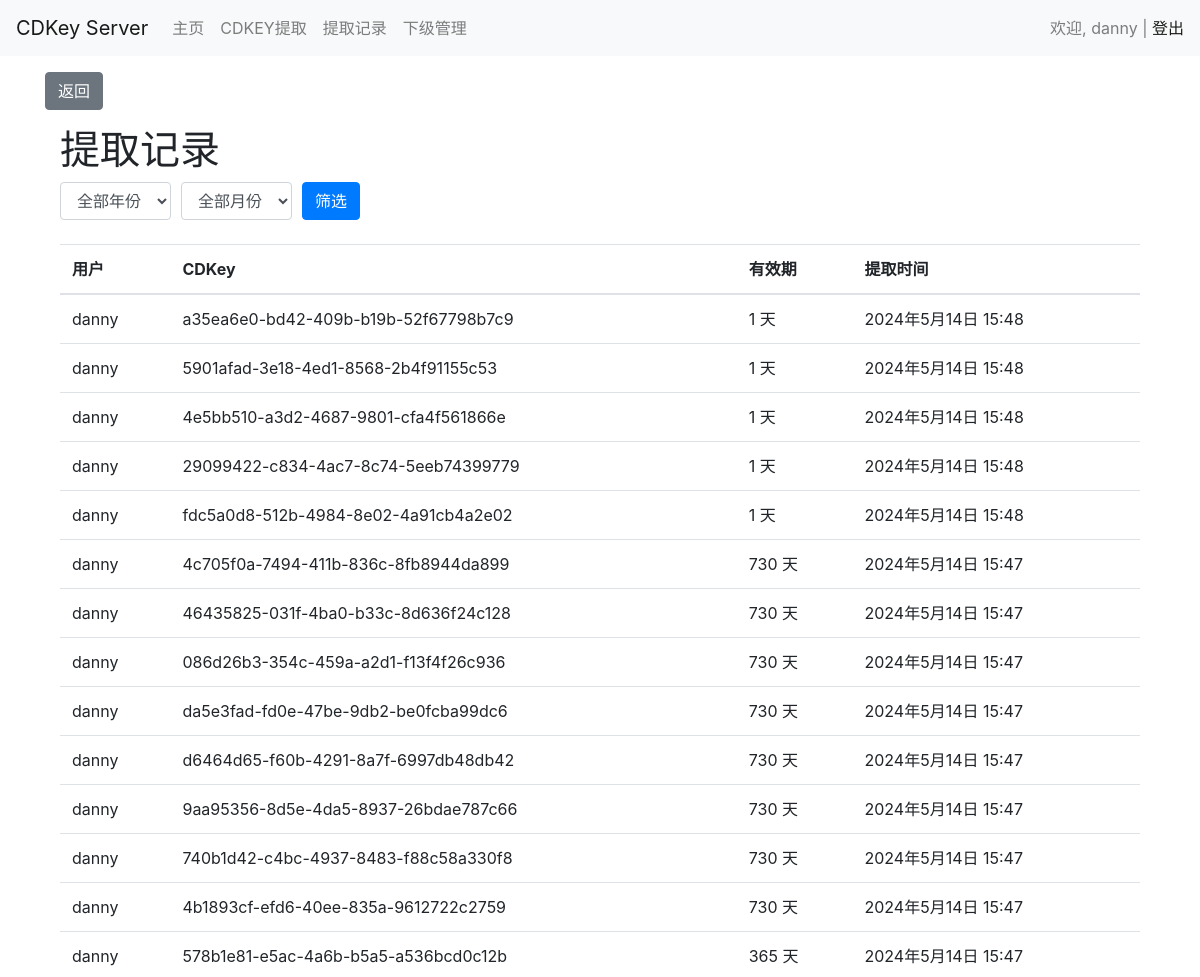
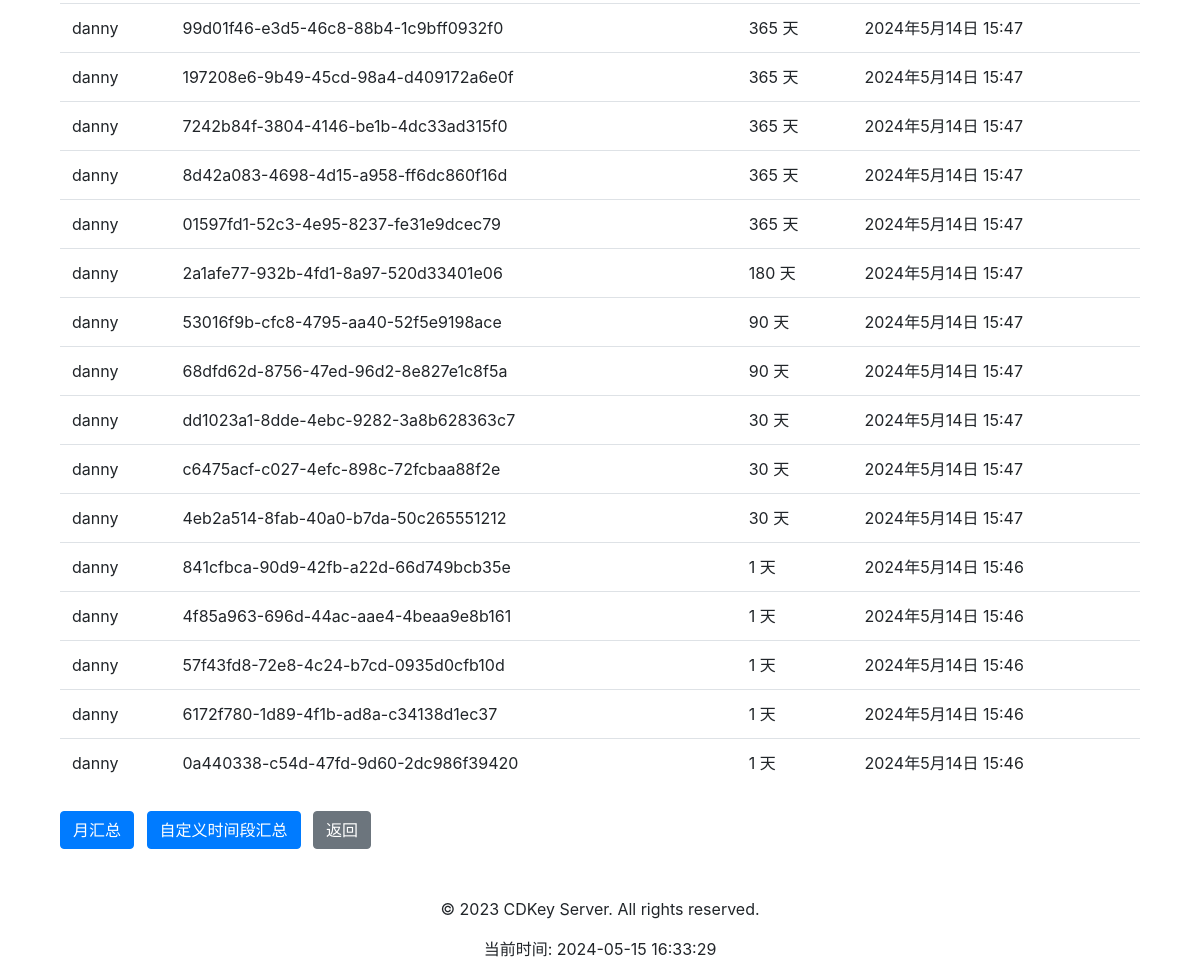
Before: /user/cdkey_record/ (signed in) with the older database file (2 pictures, top to bottom).
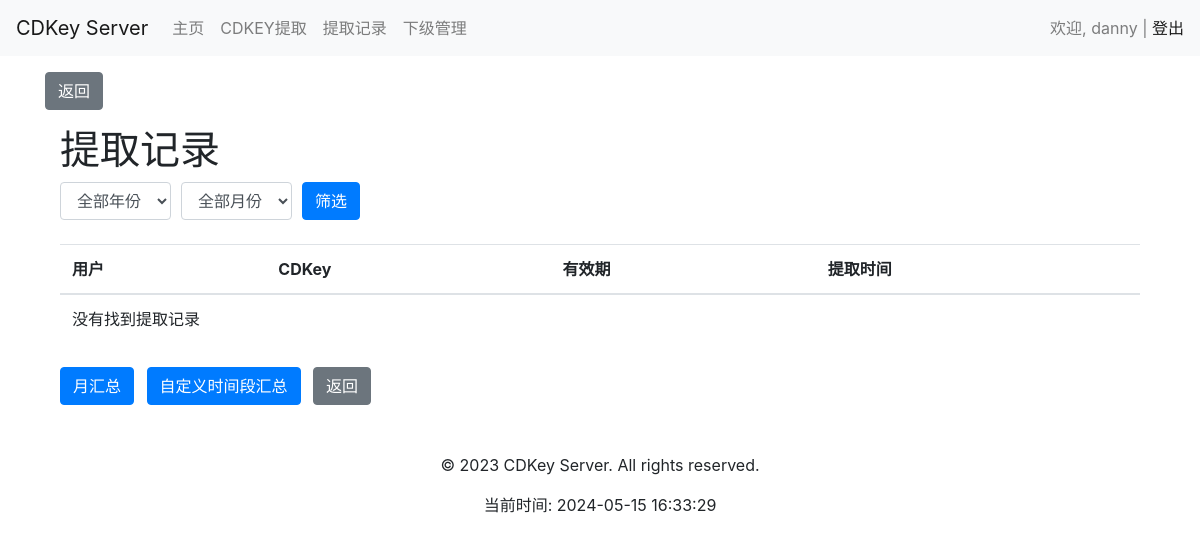
After: the same page with the newer database file.
### user/models.py (models this page shows, shortened)
class User(AbstractUser):
    USER_TYPE_CHOICES = (
        (1, '管理员'),
        (2, '一级代理'),
        (3, '二级代理'),
    )
    ROLE_CHOICES = (
        ('admin', '管理员'),
        ('agent', '代理'),
    )
    superior = models.ForeignKey('self', on_delete=models.SET_NULL, null=True, blank=True, related_name='subordinates', verbose_name='上级')
    role = models.CharField(max_length=50, choices=ROLE_CHOICES, default='agent', verbose_name='角色')
    user_type = models.SmallIntegerField(choices=USER_TYPE_CHOICES, default=3, verbose_name='用户类型')
    is_active = models.BooleanField(default=True,verbose_name='是否激活')
    monthly_quota = models.IntegerField(default=0,verbose_name='月度配额')
    day_quota = models.IntegerField(default=0, verbose_name='日配额')
    quota_updated_at = models.DateField(auto_now_add=True)
    class Meta:
        db_table = 'user'

class CDKey(models.Model):
    VALIDITY_CHOICES = [
        (1, '1 天'),
        (30, '30 天'),
        (90, '90 天'),
        (180, '180 天'),
        (365, '365 天'),
        (730, '730 天'),
    ]
    key = models.CharField(max_length=255, unique=True)
    created_at = models.DateTimeField(auto_now_add=True)
    expires_at = models.DateTimeField()
    created_by = models.ForeignKey('User', on_delete=models.CASCADE, related_name='created_cdkeys')
    used_by = models.ForeignKey('User', on_delete=models.CASCADE, related_name='used_cdkeys', null=True, blank=True)
    used_at = models.DateTimeField(null=True, blank=True)
    validity_days = models.IntegerField(choices=VALIDITY_CHOICES, default=1)
    is_used_field = models.BooleanField(default=False, verbose_name="是否已使用")

### user/views.py (the view)
# urls.py: path('cdkey_record/', views.cdkey_record, name='cdkey_record'),
@login_required
def cdkey_record(request):
    user = request.user
    if request.method == 'POST':
        month = request.POST.get('month')
        year = request.POST.get('year')
        subordinate_id = request.POST.get('subordinate')
        query = Q()
        if subordinate_id:
            subordinate = User.objects.get(id=subordinate_id)
            query &= Q(created_by=subordinate)
        else:
            if user.is_superuser or user.is_staff:
                subordinates = User.objects.filter(superior=user)
                query &= Q(created_by__in=[user] + list(subordinates))
            else:
                query &= Q(created_by=user)
        if month and year:
            query &= Q(created_at__year=year, created_at__month=month)
        elif year:
            query &= Q(created_at__year=year)
        records = CDKey.objects.select_related('created_by').filter(query).order_by('-created_at')
    else:
        if user.is_superuser or user.is_staff:
            subordinates = User.objects.filter(superior=user)
            records = CDKey.objects.select_related('created_by').filter(created_by__in=[user] + list(subordinates)).order_by('-created_at')
        else:
            records = CDKey.objects.select_related('created_by').filter(created_by=user).order_by('-created_at')
    current_year = datetime.now().year
    years = range(current_year, current_year - 10, -1)
    subordinates = []
    if user.is_superuser or user.is_staff:
        subordinates = User.objects.filter(superior=user)
    context = {
        'records': records,
        'current_year': current_year,
        'years': years,
        'subordinates': subordinates,
    }
    return render(request, 'user/cdkey_record.html', context)

### user/templates/user/cdkey_record.html (shortened to what this page needs)
{% extends 'base.html' %}
{% block content %}
    <div class="container">
        <h1>提取记录</h1>
        <form method="POST" class="mb-4">
            <div class="form-row align-items-center">
                <div class="col-auto">
                    <select name="year" class="form-control">
                        <option value="">全部年份</option>
                    </select>
                </div>
                <div class="col-auto">
                    <select name="month" class="form-control">
                        <option value="">全部月份</option>
                    </select>
                </div>
                <div class="col-auto">
                    <button type="submit" class="btn btn-primary">筛选</button>
                </div>
            </div>
        </form>
        <table class="table">
            <thead>
                <tr>
                    <th>用户</th>
                    <th>CDKey</th>
                    <th>有效期</th>
                    <th>提取时间</th>
                </tr>
            </thead>
            <tbody>
                {% for record in records %}
                    <tr>
                        <td>{{ record.created_by.username }}</td>
                        <td>{{ record.key }}</td>
                        <td>{{ record.validity_days }} 天</td>
                        <td>{{ record.created_at }}</td>
                    </tr>
                {% empty %}
                    <tr>
                        <td colspan="4">没有找到提取记录</td>
                    </tr>
                {% endfor %}
            </tbody>
        </table>
        <div class="mt-4">
            <a href="{% url 'user:cdkey_monthly_summary' %}" class="btn btn-primary mr-2">月汇总</a>
            <a href="{% url 'user:cdkey_custom_summary' %}" class="btn btn-primary mr-2">自定义时间段汇总</a>
            <a href="{% url 'user:user_home' %}" class="btn btn-secondary">返回</a>
        </div>
    </div>
{% endblock %}

### user/templates/base.html (shortened to what this page needs)
<!DOCTYPE html>
<html lang="en">
<head>
    <link rel="stylesheet" href="https://stackpath.bootstrapcdn.com/bootstrap/4.5.2/css/bootstrap.min.css">
</head>
<body>
    <header>
        {% block header %}
        <nav class="navbar navbar-expand-lg navbar-light bg-light">
            <a class="navbar-brand" href="{% url 'user:user_home' %}">CDKey Server</a>
            <div class="collapse navbar-collapse" id="navbarNav">
                <ul class="navbar-nav">
                    <li class="nav-item">
                        <a class="nav-link" href="{% url 'user:user_home' %}">主页</a>
                    </li>
                    <li class="nav-item">
                        <a class="nav-link" href="{% url 'user:generate_cdkey' %}">CDKEY提取</a>
                    </li>
                    <li class="nav-item">
                        <a class="nav-link" href="{% url 'user:cdkey_record' %}">提取记录</a>
                    </li>
                    <li class="nav-item">
                        <a class="nav-link" href="{% url 'user:subordinate_list' %}">下级管理</a>
                    </li>
                </ul>
            </div>
            {% if user.is_authenticated %}
            <span class="navbar-text">
                欢迎, {{ user.username }} | <a href="{% url 'user:logout' %}">登出</a>
            </span>
            {% endif %}
        </nav>
        {% endblock %}
    </header>
    {% if request.path != '/user/home/' %}
    <div class="container mt-3">
        <button onclick="goBack()" class="btn btn-secondary">返回</button>
    </div>
    {% endif %}
    <main>
        <div class="container mt-3">
            {% block content %}{% endblock %}
        </div>
    </main>
    <footer class="mt-5">
        {% block footer %}
        <div class="text-center">
            <p>&copy; 2023 CDKey Server. All rights reserved.</p>
            <p>当前时间: {% now "Y-m-d H:i:s" %}</p>
        </div>
        {% endblock %}
    </footer>
</body>
</html>

Changed rows visible on the page:
removed CDKey: created_by.username "danny", key "a35ea6e0-bd42-409b-b19b-52f67798b7c9", validity_days "1", created_at "2024年5月14日 15:48"
removed CDKey: created_by.username "danny", key "5901afad-3e18-4ed1-8568-2b4f91155c53", validity_days "1", created_at "2024年5月14日 15:48"
removed CDKey: created_by.username "danny", key "4e5bb510-a3d2-4687-9801-cfa4f561866e", validity_days "1", created_at "2024年5月14日 15:48"
removed CDKey: created_by.username "danny", key "29099422-c834-4ac7-8c74-5eeb74399779", validity_days "1", created_at "2024年5月14日 15:48"
removed CDKey: created_by.username "danny", key "fdc5a0d8-512b-4984-8e02-4a91cb4a2e02", validity_days "1", created_at "2024年5月14日 15:48"
removed CDKey: created_by.username "danny", key "4c705f0a-7494-411b-836c-8fb8944da899", validity_days "730", created_at "2024年5月14日 15:47"
removed CDKey: created_by.username "danny", key "46435825-031f-4ba0-b33c-8d636f24c128", validity_days "730", created_at "2024年5月14日 15:47"
removed CDKey: created_by.username "danny", key "086d26b3-354c-459a-a2d1-f13f4f26c936", validity_days "730", created_at "2024年5月14日 15:47"
removed CDKey: created_by.username "danny", key "da5e3fad-fd0e-47be-9db2-be0fcba99dc6", validity_days "730", created_at "2024年5月14日 15:47"
removed CDKey: created_by.username "danny", key "d6464d65-f60b-4291-8a7f-6997db48db42", validity_days "730", created_at "2024年5月14日 15:47"
removed CDKey: created_by.username "danny", key "9aa95356-8d5e-4da5-8937-26bdae787c66", validity_days "730", created_at "2024年5月14日 15:47"
removed CDKey: created_by.username "danny", key "740b1d42-c4bc-4937-8483-f88c58a330f8", validity_days "730", created_at "2024年5月14日 15:47"
removed CDKey: created_by.username "danny", key "4b1893cf-efd6-40ee-835a-9612722c2759", validity_days "730", created_at "2024年5月14日 15:47"
removed CDKey: created_by.username "danny", key "578b1e81-e5ac-4a6b-b5a5-a536bcd0c12b", validity_days "365", created_at "2024年5月14日 15:47"
removed CDKey: created_by.username "danny", key "99d01f46-e3d5-46c8-88b4-1c9bff0932f0", validity_days "365", created_at "2024年5月14日 15:47"
removed CDKey: created_by.username "danny", key "197208e6-9b49-45cd-98a4-d409172a6e0f", validity_days "365", created_at "2024年5月14日 15:47"
removed CDKey: created_by.username "danny", key "7242b84f-3804-4146-be1b-4dc33ad315f0", validity_days "365", created_at "2024年5月14日 15:47"
removed CDKey: created_by.username "danny", key "8d42a083-4698-4d15-a958-ff6dc860f16d", validity_days "365", created_at "2024年5月14日 15:47"
removed CDKey: created_by.username "danny", key "01597fd1-52c3-4e95-8237-fe31e9dcec79", validity_days "365", created_at "2024年5月14日 15:47"
removed CDKey: created_by.username "danny", key "2a1afe77-932b-4fd1-8a97-520d33401e06", validity_days "180", created_at "2024年5月14日 15:47"
removed CDKey: created_by.username "danny", key "53016f9b-cfc8-4795-aa40-52f5e9198ace", validity_days "90", created_at "2024年5月14日 15:47"
removed CDKey: created_by.username "danny", key "68dfd62d-8756-47ed-96d2-8e827e1c8f5a", validity_days "90", created_at "2024年5月14日 15:47"
removed CDKey: created_by.username "danny", key "dd1023a1-8dde-4ebc-9282-3a8b628363c7", validity_days "30", created_at "2024年5月14日 15:47"
removed CDKey: created_by.username "danny", key "c6475acf-c027-4efc-898c-72fcbaa88f2e", validity_days "30", created_at "2024年5月14日 15:47"
removed CDKey: created_by.username "danny", key "4eb2a514-8fab-40a0-b7da-50c265551212", validity_days "30", created_at "2024年5月14日 15:47"
removed CDKey: created_by.username "danny", key "841cfbca-90d9-42fb-a22d-66d749bcb35e", validity_days "1", created_at "2024年5月14日 15:46"
removed CDKey: created_by.username "danny", key "4f85a963-696d-44ac-aae4-4beaa9e8b161", validity_days "1", created_at "2024年5月14日 15:46"
removed CDKey: created_by.username "danny", key "57f43fd8-72e8-4c24-b7cd-0935d0cfb10d", validity_days "1", created_at "2024年5月14日 15:46"
removed CDKey: created_by.username "danny", key "6172f780-1d89-4f1b-ad8a-c34138d1ec37", validity_days "1", created_at "2024年5月14日 15:46"
removed CDKey: created_by.username "danny", key "0a440338-c54d-47fd-9d60-2dc986f39420", validity_days "1", created_at "2024年5月14日 15:46"
Other visible differences:
text now shown: "没有找到提取记录"
